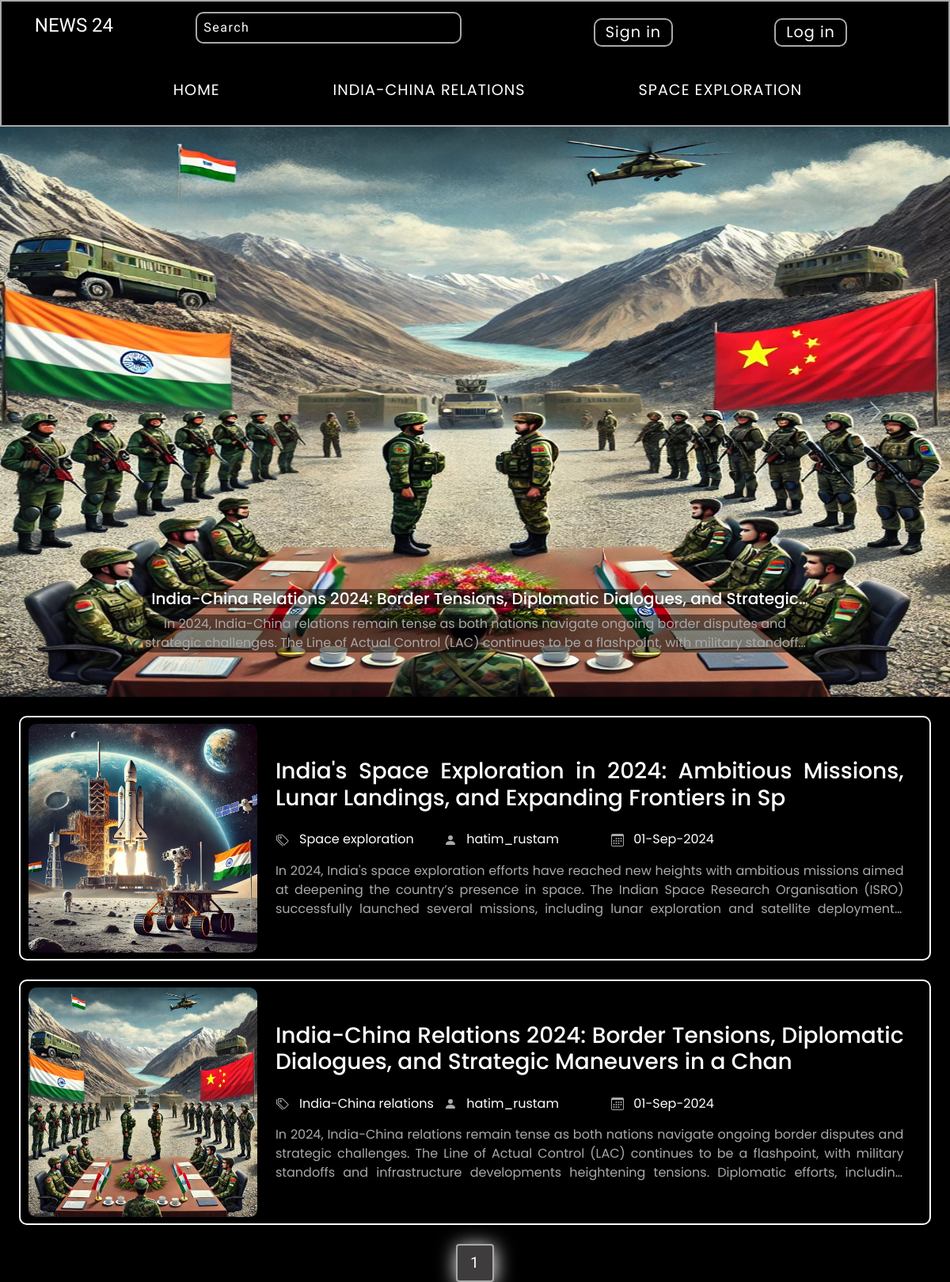
The page / on the database its author committed.
### tables this page shows
CREATE TABLE `category` (
  `category_id` int(11) NOT NULL,
  `category_name` varchar(50) NOT NULL,
  `post` int(11) NOT NULL
);

CREATE TABLE `post` (
  `post_id` int(11) NOT NULL,
  `title` varchar(100) NOT NULL,
  `description` text NOT NULL,
  `category` varchar(50) NOT NULL,
  `post_date` varchar(100) NOT NULL,
  `author` int(11) NOT NULL,
  `post_img` varchar(100) NOT NULL
);

CREATE TABLE `user` (
  `user_id` int(11) NOT NULL,
  `first_name` varchar(10) NOT NULL,
  `last_name` varchar(10) NOT NULL,
  `user_name` varchar(20) NOT NULL,
  `password` varchar(255) NOT NULL,
  `role` int(11) NOT NULL
);

### index.php (the view, shortened to what this page needs)
<!DOCTYPE html>
<html lang="en">
<head>
    <link href="https://cdn.jsdelivr.net/npm/bootstrap@5.3.3/dist/css/bootstrap.min.css" rel="stylesheet">
    <link rel="stylesheet" href="css/front_index.css">
</head>
<body>
    <header>
        <div class="header1">
            <div class="logo">
                <a href="index.php">NEWS 24</a>
                <div class="search">
                    <form action="search.php" method="get">
                        <input type="search" name="search" id="" placeholder="Search">
                    </form>
                </div>
            </div>
            <div class="button">
            <a href="admin/add_user.php">Sign in</a>
            <a href="admin/index.php">Log in</a>
        </div>
        </div>
        <nav>
            <?php
            include "configure.php";
            $limit_of_nav = 5;
            $query_1 = "SELECT * FROM category WHERE post > 0 LIMIT {$limit_of_nav}";
            $sql_1 = mysqli_query($connection, $query_1) or die("querry fail 1");
            if (mysqli_num_rows($sql_1) > 0) {
                $active_nav = "";
            ?>
                <ul>
                    <li><a href="index.php">Home</a></li>
                    <?php
                    while ($row_1 = mysqli_fetch_assoc($sql_1)) {
                        echo "<li><a class='{$active_nav}' href='category.php?cid={$row_1['category_id']}'>{$row_1['category_name']}</a></li>";
                    }
                    ?>
                </ul>
            <?php
            }
            ?>
        </nav>
    </header>
    <main>
        <div id="carouselExampleControls" class="carousel slide" data-bs-ride="carousel" data-bs-interval="2500">
            <div class="carousel-inner">
                <?php
                include "configure.php";
                $limit_3 = 3;
                $query_3 = "SELECT post.post_id, post.title, post.description, category.category_name,
                    post.category, post.post_img FROM post
                    LEFT JOIN category ON post.category = category.category_id
                    ORDER BY post.post_id DESC LIMIT {$limit_3}";
                $sql_3 = mysqli_query($connection, $query_3) or die("Query failed");
                $active = true;
                while ($row_3 = mysqli_fetch_assoc($sql_3)) {
                ?>
                    <div class="carousel-item <?php if ($active) {
                                                    $active = false;
                                                } ?>">
                        <a href="single_page.php?id=<?php echo $row_3["post_id"]; ?>"><img src="admin/upload/<?php echo $row_3['post_img']; ?>" class="width-img" alt="..."></a>
                        <div class="carousel-caption">
                            <h5><?php echo $row_3["title"]; ?></h5>
                            <p><?php echo $row_3["description"]; ?></p>
                        </div>
                    </div>
                <?php } ?>
            </div>
            <button class="carousel-control-prev" type="button" data-bs-target="#carouselExampleControls" data-bs-slide="prev">
                <span class="carousel-control-prev-icon" aria-hidden="true"></span>
            </button>
            <button class="carousel-control-next" type="button" data-bs-target="#carouselExampleControls" data-bs-slide="next">
                <span class="carousel-control-next-icon" aria-hidden="true"></span>
            </button>
        </div>
        <?php
        include "configure.php";
        if (isset($_GET["pages"])) {
            $page = $_GET["pages"];
        } else {
            $page = 1;
        }
        $limit = 6;
        $offset = ($page - 1) * $limit;
        $query = "select post.post_id,post.title,post.description,post.post_date,category.category_name,user.user_name,post.category,post.post_img from post
                        left join category on post.category = category.category_id
                        left join user on post.author = user.user_id
                        order by post.post_id desc limit {$offset},{$limit}";
        $sql = mysqli_query($connection, $query) or die("Query fail");
        if (mysqli_num_rows($sql) > 0) {
            while ($row = mysqli_fetch_assoc($sql)) {
        ?>
                <div class="card_container">
                    <a href="single_page.php?id=<?php echo $row["post_id"]; ?>" style="text-decoration: none;">
                        <div class="card_element">
                            <div class="image">
                                <img src="admin/upload/<?php echo $row["post_img"]; ?>" alt="">
                            </div>
                            <div class="card_info">
                                <div class="title">
                                    <h3><?php echo $row["title"]; ?></h3>
                                </div>
                                <div class="tag_author_date">
                                    <div class="tag">
                                        <span></span> <span><?php echo $row["category_name"]; ?></span>
                                    </div>
                                    <div class="author">
                                        <span><svg xmlns="http://www.w3.org/2000/svg" width="16" height="16" fill="darkgray" class="bi bi-person-fill" viewBox="0 0 16 16">
                                                <path d="M3 14s-1 0-1-1 1-4 6-4 6 3 6 4-1 1-1 1zm5-6a3 3 0 1 0 0-6 3 3 0 0 0 0 6" />
                                            </svg></span> <span><?php echo $row["user_name"]; ?></span>
                                    </div>
                                    <div class="date">
                                        <span></span> <span><?php echo $row["post_date"]; ?></span>
                                    </div>
                                </div>
                                <div class="description"><?php echo $row["description"]; ?></div>
                            </div>
                        </div>
                    </a>
                </div>
        <?php
            }
        }
        ?>
        <?php
        $query1 = "select * from post";
        $sql1 = mysqli_query($connection, $query1) or die("querry fail");
        if (mysqli_num_rows($sql1) > 0) {
            $total_record = mysqli_num_rows($sql1);
            $total_pages = ceil($total_record / $limit);
            echo '<ul class="pagination">';
            for ($i = 1; $i <= $total_pages; $i++) {
                if ($i == $page) {
                    $active = "active";
                } else {
                    $active = "";
                }
                echo '<li><a href="index.php?pages=' . $i . '" class="' . $active . '">' . $i . '</a></li>';
            }
            echo '</ul>';
        }
        ?>
    </main>
</body>
</html>

### css/front_index.css (style rules this page uses)
* { margin: 0; padding: 0; box-sizing: border-box; font-size: 16px; }
body { background-color: black; height: 100vh; width: 100%; }
header { width: 100%; height: 20%; border: 2.5px solid darkgrey; box-shadow: gray 0px 1px 20px -15px, white 0px 0px 30px 0px; }
.header1 { padding: 10px 0; display: flex; align-items: center; justify-content: space-evenly; width: 100%; height: 50%; }
.logo { justify-content: space-between; align-items: baseline; display: flex; padding: 0px 3.5% 10px 3.5%; flex-wrap: wrap; width: 100%; height: 100%; }
.logo a { text-align: center; color: white; display: block; font-size: 1.5em; font-family: 'Comfortaa', sans-serif; text-decoration: none; }
nav { padding: 0px 3.5% 10px 3.5%; width: 100%; height: 50%; }
ul { width: 100%; height: 100%; display: flex; flex-wrap: wrap; justify-content: space-evenly; align-items: center; }
li { list-style: none; }
ul li a { text-transform: uppercase; letter-spacing: 1px; font-family: "Poppins", sans-serif; font-size: 1.2em; display: block; text-decoration: none; color: white; }
input { display: block; width: 100%; font-family: "Poppins", sans-serif; background-color: transparent; outline: 0; border: 2px solid #a9a9a9; border-radius: 10px; padding: 6px 8px; margin: 1%; color: white; letter-spacing: 1.5px; word-spacing: 1px; }
.card_container { margin: 2%auto; width: 96%; }
.card_element { height: max-content; width: 100%; padding: 8px 10px; border-radius: 10px; border: 2px solid white; display: flex; justify-content: flex-start; align-items: center; flex-direction: row; overflow: hidden; }
.image { width: 35%; }
.image img { width: 100%; border-radius: 10px; }
.card_info { width: 96%; height: 100%; margin: 1.5% 2%; }
.title { font-family: "Poppins", sans-serif; color: white; width: 100%; display: -webkit-box; -webkit-line-clamp: 2; text-align: justify; -webkit-box-orient: vertical; overflow: hidden; }
.tag_author_date { margin: 2% 0; width: 80%; display: flex; align-items: baseline; justify-content: space-evenly; }
.tag,.author,.date { font-family: "Poppins", sans-serif; color: white; width: 33%; }
span { margin-right: 4%; }
.description { color: darkgray; font-family: "Poppins", sans-serif; width: 100%; display: -webkit-box; -webkit-line-clamp: 3; text-align: justify; -webkit-box-orient: vertical; overflow: hidden; }
.width-img { width: 100%; height: 90vh; display: block; }
.carousel-caption h5 { font-family: "Poppins", sans-serif; background-color: rgba(0, 0, 0, 0.500); display: -webkit-box; -webkit-line-clamp: 1; -webkit-box-orient: vertical; border-radius: 10px; overflow: hidden; }
.carousel-caption p { background-color: rgba(0, 0, 0, 0.500); display: -webkit-box; -webkit-line-clamp: 2; color: darkgray; font-family: "Poppins", sans-serif; -webkit-box-orient: vertical; border-radius: 10px; overflow: hidden; }
.pagination { width: 100%; display: flex; list-style: none; flex-wrap: wrap; margin: 2% 0 2% 0; }
.pagination li { margin: 0 5px; padding: 0 8px; }
.pagination a { filter: drop-shadow(1px 3px 12px white); text-decoration: none; padding: 8px 16px; border: 2px solid darkgray; color: white; border-radius: 4px; font-size: 1.2em; font-family: 'Comfortaa', sans-serif; transition: background-color 0.3s; }
.active { background-color: rgb(62, 60, 60); }
.button { display: flex; align-items: center; justify-content: space-evenly; width: 100%; height: 100%; }
.button a { font-family: "Poppins", sans-serif; font-size: 1.2em; display: block; text-decoration: none; color: white; border: 2px solid darkgrey; border-radius: 10px; padding: 2px 13px; letter-spacing: 1px; }

### rows shown on the page
category: category_name "INDIA-CHINA RELATIONS"
category: category_name "SPACE EXPLORATION"
post: post_img (picture), title "India-China Relations 2024: Border Tensions, Diplomatic Dialogues, and…", description "In 2024, India-China relations remain tense as both nations navigate ongoing border disputes and strategic challenges. The Line of Actual Control (LAC) continues to be a flashpoint, with military…", title "India-China Relations 2024: Border Tensions, Diplomatic Dialogues, and Strategic Maneuvers in a Chan", category.category_name "India-China relations", user.user_name "hatim_rustam", post_date "01-Sep-2024", description "In 2024, India-China relations remain tense as both nations navigate ongoing border disputes and strategic challenges. The Line of Actual Control (LAC) continues to be a flashpoint, with military standoffs and infrastructure developments heightening tensions. Diplomatic efforts,…"
post: post_img (picture), title "India's Space Exploration in 2024: Ambitious Missions, Lunar Landings, and Expanding Frontiers in Sp", category.category_name "Space exploration", user.user_name "hatim_rustam", post_date "01-Sep-2024", description "In 2024, India's space exploration efforts have reached new heights with ambitious missions aimed at deepening the country’s presence in space. The Indian Space Research Organisation (ISRO) successfully launched several missions, including lunar exploration and satellite…"
